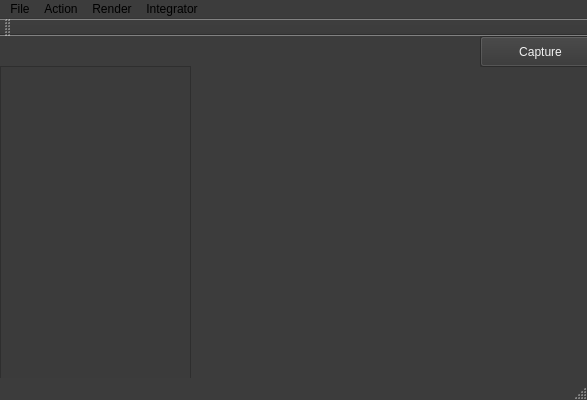
<?xml version="1.0" encoding="UTF-8"?>
<ui version="4.0">
 <class>MainWindowClass</class>
 <widget class="QMainWindow" name="MainWindowClass">
  <property name="geometry">
   <rect>
    <x>0</x>
    <y>0</y>
    <width>587</width>
    <height>400</height>
   </rect>
  </property>
  <property name="palette">
   <palette>
    <active>
     <colorrole role="WindowText">
      <brush brushstyle="SolidPattern">
       <color alpha="255">
        <red>255</red>
        <green>255</green>
        <blue>255</blue>
       </color>
      </brush>
     </colorrole>
     <colorrole role="Text">
      <brush brushstyle="SolidPattern">
       <color alpha="255">
        <red>255</red>
        <green>255</green>
        <blue>255</blue>
       </color>
      </brush>
     </colorrole>
     <colorrole role="Base">
      <brush brushstyle="SolidPattern">
       <color alpha="255">
        <red>59</red>
        <green>59</green>
        <blue>59</blue>
       </color>
      </brush>
     </colorrole>
     <colorrole role="Window">
      <brush brushstyle="SolidPattern">
       <color alpha="255">
        <red>60</red>
        <green>60</green>
        <blue>60</blue>
       </color>
      </brush>
     </colorrole>
    </active>
    <inactive>
     <colorrole role="WindowText">
      <brush brushstyle="SolidPattern">
       <color alpha="255">
        <red>255</red>
        <green>255</green>
        <blue>255</blue>
       </color>
      </brush>
     </colorrole>
     <colorrole role="Text">
      <brush brushstyle="SolidPattern">
       <color alpha="255">
        <red>255</red>
        <green>255</green>
        <blue>255</blue>
       </color>
      </brush>
     </colorrole>
     <colorrole role="Base">
      <brush brushstyle="SolidPattern">
       <color alpha="255">
        <red>59</red>
        <green>59</green>
        <blue>59</blue>
       </color>
      </brush>
     </colorrole>
     <colorrole role="Window">
      <brush brushstyle="SolidPattern">
       <color alpha="255">
        <red>60</red>
        <green>60</green>
        <blue>60</blue>
       </color>
      </brush>
     </colorrole>
    </inactive>
    <disabled>
     <colorrole role="WindowText">
      <brush brushstyle="SolidPattern">
       <color alpha="255">
        <red>120</red>
        <green>120</green>
        <blue>120</blue>
       </color>
      </brush>
     </colorrole>
     <colorrole role="Text">
      <brush brushstyle="SolidPattern">
       <color alpha="255">
        <red>120</red>
        <green>120</green>
        <blue>120</blue>
       </color>
      </brush>
     </colorrole>
     <colorrole role="Base">
      <brush brushstyle="SolidPattern">
       <color alpha="255">
        <red>60</red>
        <green>60</green>
        <blue>60</blue>
       </color>
      </brush>
     </colorrole>
     <colorrole role="Window">
      <brush brushstyle="SolidPattern">
       <color alpha="255">
        <red>60</red>
        <green>60</green>
        <blue>60</blue>
       </color>
      </brush>
     </colorrole>
    </disabled>
   </palette>
  </property>
  <property name="windowTitle">
   <string notr="true">Miyuki Renderer</string>
  </property>
  <widget class="QWidget" name="centralWidget">
   <property name="palette">
    <palette>
     <active>
      <colorrole role="ButtonText">
       <brush brushstyle="SolidPattern">
        <color alpha="255">
         <red>241</red>
         <green>241</green>
         <blue>241</blue>
        </color>
       </brush>
      </colorrole>
     </active>
     <inactive>
      <colorrole role="ButtonText">
       <brush brushstyle="SolidPattern">
        <color alpha="255">
         <red>241</red>
         <green>241</green>
         <blue>241</blue>
        </color>
       </brush>
      </colorrole>
     </inactive>
     <disabled>
      <colorrole role="ButtonText">
       <brush brushstyle="SolidPattern">
        <color alpha="255">
         <red>120</red>
         <green>120</green>
         <blue>120</blue>
        </color>
       </brush>
      </colorrole>
     </disabled>
    </palette>
   </property>
   <widget class="RenderView" name="renderView">
    <property name="geometry">
     <rect>
      <x>200</x>
      <y>30</y>
      <width>401</width>
      <height>331</height>
     </rect>
    </property>
    <property name="palette">
     <palette>
      <active>
       <colorrole role="Button">
        <brush brushstyle="SolidPattern">
         <color alpha="255">
          <red>48</red>
          <green>48</green>
          <blue>48</blue>
         </color>
        </brush>
       </colorrole>
      </active>
      <inactive>
       <colorrole role="Button">
        <brush brushstyle="SolidPattern">
         <color alpha="255">
          <red>48</red>
          <green>48</green>
          <blue>48</blue>
         </color>
        </brush>
       </colorrole>
      </inactive>
      <disabled>
       <colorrole role="Button">
        <brush brushstyle="SolidPattern">
         <color alpha="255">
          <red>48</red>
          <green>48</green>
          <blue>48</blue>
         </color>
        </brush>
       </colorrole>
      </disabled>
     </palette>
    </property>
    <property name="focusPolicy">
     <enum>Qt::StrongFocus</enum>
    </property>
    <property name="text">
     <string/>
    </property>
   </widget>
   <widget class="QTextEdit" name="log">
    <property name="enabled">
     <bool>true</bool>
    </property>
    <property name="geometry">
     <rect>
      <x>0</x>
      <y>30</y>
      <width>191</width>
      <height>351</height>
     </rect>
    </property>
    <property name="focusPolicy">
     <enum>Qt::ClickFocus</enum>
    </property>
   </widget>
   <widget class="QLabel" name="status">
    <property name="geometry">
     <rect>
      <x>10</x>
      <y>0</y>
      <width>311</width>
      <height>21</height>
     </rect>
    </property>
    <property name="text">
     <string/>
    </property>
   </widget>
   <widget class="QPushButton" name="capture">
    <property name="geometry">
     <rect>
      <x>480</x>
      <y>0</y>
      <width>121</width>
      <height>31</height>
     </rect>
    </property>
    <property name="palette">
     <palette>
      <active>
       <colorrole role="WindowText">
        <brush brushstyle="SolidPattern">
         <color alpha="255">
          <red>255</red>
          <green>255</green>
          <blue>255</blue>
         </color>
        </brush>
       </colorrole>
       <colorrole role="Button">
        <brush brushstyle="SolidPattern">
         <color alpha="255">
          <red>52</red>
          <green>52</green>
          <blue>52</blue>
         </color>
        </brush>
       </colorrole>
       <colorrole role="Dark">
        <brush brushstyle="SolidPattern">
         <color alpha="255">
          <red>59</red>
          <green>59</green>
          <blue>59</blue>
         </color>
        </brush>
       </colorrole>
       <colorrole role="Text">
        <brush brushstyle="SolidPattern">
         <color alpha="255">
          <red>255</red>
          <green>255</green>
          <blue>255</blue>
         </color>
        </brush>
       </colorrole>
       <colorrole role="ButtonText">
        <brush brushstyle="SolidPattern">
         <color alpha="255">
          <red>241</red>
          <green>241</green>
          <blue>241</blue>
         </color>
        </brush>
       </colorrole>
       <colorrole role="Base">
        <brush brushstyle="SolidPattern">
         <color alpha="255">
          <red>55</red>
          <green>55</green>
          <blue>55</blue>
         </color>
        </brush>
       </colorrole>
      </active>
      <inactive>
       <colorrole role="WindowText">
        <brush brushstyle="SolidPattern">
         <color alpha="255">
          <red>255</red>
          <green>255</green>
          <blue>255</blue>
         </color>
        </brush>
       </colorrole>
       <colorrole role="Button">
        <brush brushstyle="SolidPattern">
         <color alpha="255">
          <red>52</red>
          <green>52</green>
          <blue>52</blue>
         </color>
        </brush>
       </colorrole>
       <colorrole role="Dark">
        <brush brushstyle="SolidPattern">
         <color alpha="255">
          <red>59</red>
          <green>59</green>
          <blue>59</blue>
         </color>
        </brush>
       </colorrole>
       <colorrole role="Text">
        <brush brushstyle="SolidPattern">
         <color alpha="255">
          <red>255</red>
          <green>255</green>
          <blue>255</blue>
         </color>
        </brush>
       </colorrole>
       <colorrole role="ButtonText">
        <brush brushstyle="SolidPattern">
         <color alpha="255">
          <red>241</red>
          <green>241</green>
          <blue>241</blue>
         </color>
        </brush>
       </colorrole>
       <colorrole role="Base">
        <brush brushstyle="SolidPattern">
         <color alpha="255">
          <red>55</red>
          <green>55</green>
          <blue>55</blue>
         </color>
        </brush>
       </colorrole>
      </inactive>
      <disabled>
       <colorrole role="WindowText">
        <brush brushstyle="SolidPattern">
         <color alpha="255">
          <red>59</red>
          <green>59</green>
          <blue>59</blue>
         </color>
        </brush>
       </colorrole>
       <colorrole role="Button">
        <brush brushstyle="SolidPattern">
         <color alpha="255">
          <red>52</red>
          <green>52</green>
          <blue>52</blue>
         </color>
        </brush>
       </colorrole>
       <colorrole role="Dark">
        <brush brushstyle="SolidPattern">
         <color alpha="255">
          <red>59</red>
          <green>59</green>
          <blue>59</blue>
         </color>
        </brush>
       </colorrole>
       <colorrole role="Text">
        <brush brushstyle="SolidPattern">
         <color alpha="255">
          <red>59</red>
          <green>59</green>
          <blue>59</blue>
         </color>
        </brush>
       </colorrole>
       <colorrole role="ButtonText">
        <brush brushstyle="SolidPattern">
         <color alpha="255">
          <red>59</red>
          <green>59</green>
          <blue>59</blue>
         </color>
        </brush>
       </colorrole>
       <colorrole role="Base">
        <brush brushstyle="SolidPattern">
         <color alpha="255">
          <red>60</red>
          <green>60</green>
          <blue>60</blue>
         </color>
        </brush>
       </colorrole>
      </disabled>
     </palette>
    </property>
    <property name="autoFillBackground">
     <bool>true</bool>
    </property>
    <property name="styleSheet">
     <string notr="true"/>
    </property>
    <property name="text">
     <string>Capture</string>
    </property>
   </widget>
  </widget>
  <widget class="QMenuBar" name="menuBar">
   <property name="geometry">
    <rect>
     <x>0</x>
     <y>0</y>
     <width>587</width>
     <height>18</height>
    </rect>
   </property>
   <widget class="QMenu" name="menuFile">
    <property name="title">
     <string>File</string>
    </property>
    <addaction name="actionImport"/>
   </widget>
   <widget class="QMenu" name="menuAction">
    <property name="title">
     <string>Action</string>
    </property>
    <addaction name="actionTo_Clipboard"/>
   </widget>
   <widget class="QMenu" name="menuRender">
    <property name="title">
     <string>Render</string>
    </property>
    <addaction name="actionStart_Interactive_Rendering"/>
    <addaction name="actionStart_Final_Rendering"/>
    <addaction name="actionStop_Rendering"/>
   </widget>
   <widget class="QMenu" name="menuIntegrator">
    <property name="title">
     <string>Integrator</string>
    </property>
    <addaction name="actionModel_View"/>
    <addaction name="actionPath_tracing"/>
    <addaction name="actionAmbient_Occlusion"/>
    <addaction name="actionBDPT"/>
   </widget>
   <addaction name="menuFile"/>
   <addaction name="menuAction"/>
   <addaction name="menuRender"/>
   <addaction name="menuIntegrator"/>
  </widget>
  <widget class="QToolBar" name="mainToolBar">
   <attribute name="toolBarArea">
    <enum>TopToolBarArea</enum>
   </attribute>
   <attribute name="toolBarBreak">
    <bool>false</bool>
   </attribute>
  </widget>
  <widget class="QStatusBar" name="statusBar"/>
  <action name="actionTo_Clipboard">
   <property name="text">
    <string>To Clipboard</string>
   </property>
  </action>
  <action name="actionPath_tracing">
   <property name="text">
    <string>Path tracing</string>
   </property>
  </action>
  <action name="actionBDPT">
   <property name="text">
    <string>BDPT</string>
   </property>
  </action>
  <action name="actionAmbient_Occlusion">
   <property name="text">
    <string>Ambient Occlusion</string>
   </property>
  </action>
  <action name="actionStart_Interactive_Rendering">
   <property name="text">
    <string>Start Interactive Rendering</string>
   </property>
  </action>
  <action name="actionStart_Final_Rendering">
   <property name="text">
    <string>Start Final Rendering</string>
   </property>
  </action>
  <action name="actionStop_Rendering">
   <property name="text">
    <string>Stop Rendering</string>
   </property>
  </action>
  <action name="actionImport">
   <property name="text">
    <string>Import</string>
   </property>
  </action>
  <action name="actionModel_View">
   <property name="text">
    <string>Model View</string>
   </property>
  </action>
  <action name="actionExperimental">
   <property name="text">
    <string>Experimental</string>
   </property>
  </action>
 </widget>
 <layoutdefault spacing="6" margin="11"/>
 <customwidgets>
  <customwidget>
   <class>RenderView</class>
   <extends>QLabel</extends>
   <header>RenderView.h</header>
  </customwidget>
 </customwidgets>
 <resources>
  <include location="MainWindow.qrc"/>
 </resources>
 <connections/>
</ui>
